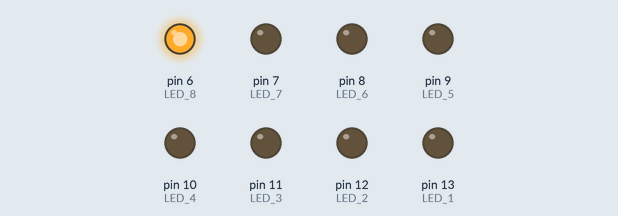
This sketch was run on a simulated Arduino Uno, built with avr-gcc and run on an emulated ATmega328P. On the bench: output pins drawn as LEDs (lit = HIGH).

Above: at 0.2 s.
At 1.2 s:
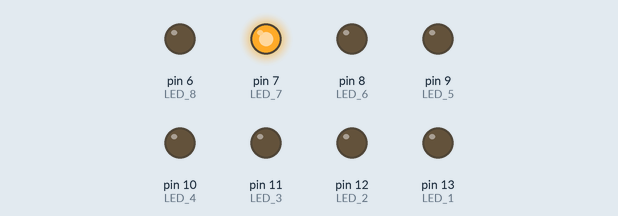
At 2.2 s:
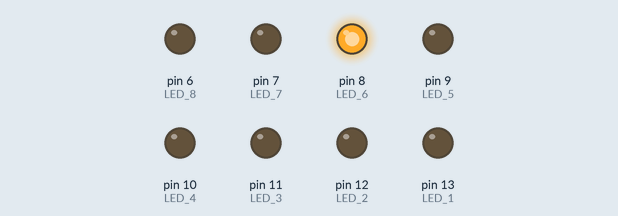
At 5.2 s:
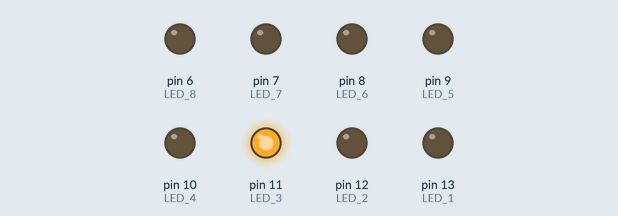
At 7.2 s:
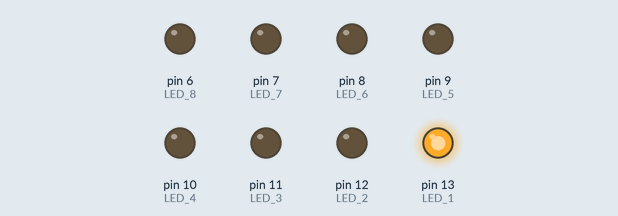
At 9.7 s:
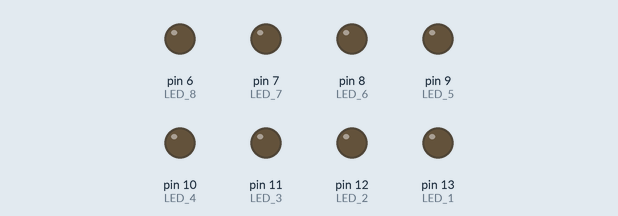
Timing chart, 0 to 10.4 s (numbered marks = the images above):
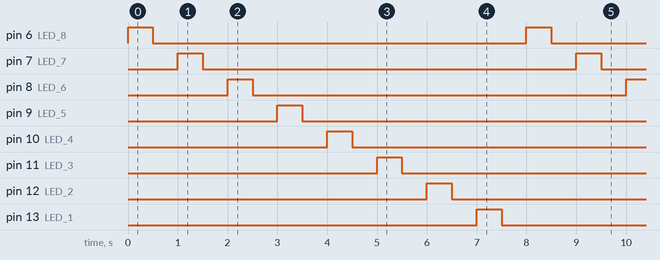

Measured:
- by itself, pin 6 (LED_8), pin 7 (LED_7), pin 8 (LED_6), pin 9 (LED_5), pin 10 (LED_4), pin 11 (LED_3), pin 12 (LED_2), pin 13 (LED_1): alternates HIGH for 0.50 s and LOW for 7.5 s
- by itself, everything shown: repeats every 8.0 s, in 16 steps

The sketch:

LUCES_LEDS.ino
```cpp
void setup() {
  // put your setup code here, to run once:
  pinMode(13, OUTPUT);// LED 1
  pinMode(12, OUTPUT);// LED 2
  pinMode(11, OUTPUT);// LED 3
  pinMode(10, OUTPUT);// LED 4
  pinMode(9, OUTPUT);// LED 5
  pinMode(8, OUTPUT);// LED 6
  pinMode(7, OUTPUT);// LED 7
  pinMode(6, OUTPUT);// LED 8

  //Configuramos para recibir por puerto serial


}

void loop() {
  int i = 0;
  for(i=6;i<14;i++){
    digitalWrite( i , HIGH);
    delay(500);
    digitalWrite( i , LOW);
    delay(500);
  }
}
```
